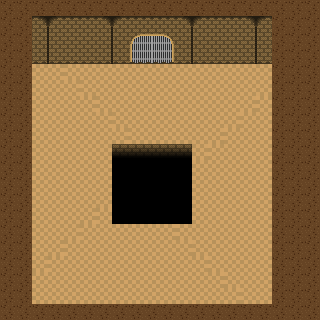

The image is a tile-based game level rendered from a .tmx file. Its description and source (layers, tilesets, objects; grid data summarised) follow:
An orthogonal 20x20 tile map with 16x16 px tiles, 8 tile layers (background, tile, detail1, detail2, ...), 2 tilesets.

<map version="1.0" tiledversion="1.0.2" orientation="orthogonal" renderorder="left-up" width="20" height="20" tilewidth="16" tileheight="16" nextobjectid="1">
 <tileset firstgid="1" name="texturesME_01" tilewidth="16" tileheight="16" tilecount="256" columns="16">
  <image source="texturesME_01.png" width="256" height="256" />
  <tile id="14">
   <animation>
    <frame tileid="14" duration="100" />
    <frame tileid="30" duration="100" />
    <frame tileid="46" duration="100" />
    <frame tileid="62" duration="100" />
    <frame tileid="78" duration="100" />
    <frame tileid="94" duration="100" />
    <frame tileid="110" duration="100" />
   </animation>
  </tile>
  <tile id="15">
   <animation>
    <frame tileid="15" duration="100" />
    <frame tileid="31" duration="100" />
    <frame tileid="47" duration="100" />
    <frame tileid="63" duration="100" />
    <frame tileid="79" duration="100" />
    <frame tileid="95" duration="100" />
    <frame tileid="111" duration="100" />
    <frame tileid="127" duration="100" />
   </animation>
  </tile>
 </tileset>
 <tileset firstgid="257" name="LIGHTMAPS_01" tilewidth="16" tileheight="16" tilecount="64" columns="8">
  <image source="LIGHTMAPS_01.png" width="128" height="128" />
 </tileset>
 <layer name="background" width="20" height="20">
  <data>[400 cells, 400 non-empty, 1 distinct tile ids]</data>
 </layer>
 <layer name="tile" width="20" height="20">
  <data>[400 cells, 270 non-empty, 3 distinct tile ids]</data>
 </layer>
 <layer name="detail1" width="20" height="20">
  <data>[400 cells, 211 non-empty, 9 distinct tile ids]</data>
 </layer>
 <layer name="detail2" width="20" height="20">
  <data>[400 cells, 6 non-empty, 6 distinct tile ids]</data>
 </layer>
 <layer name="water" width="20" height="20">
  <data>[400 cells, 0 non-empty, 0 distinct tile ids]</data>
 </layer>
 <layer name="detail3" width="20" height="20">
  <data>[400 cells, 45 non-empty, 9 distinct tile ids]</data>
 </layer>
 <layer name="gameplay" width="20" height="20">
  <data>[400 cells, 0 non-empty, 0 distinct tile ids]</data>
 </layer>
 <layer name="above" width="20" height="20">
  <data>[400 cells, 0 non-empty, 0 distinct tile ids]</data>
 </layer>
 <objectgroup name="collisions" />
 <objectgroup name="entities" />
 <objectgroup name="creatures" />
 <objectgroup name="script" />
 <objectgroup name="triggers" />
</map>
